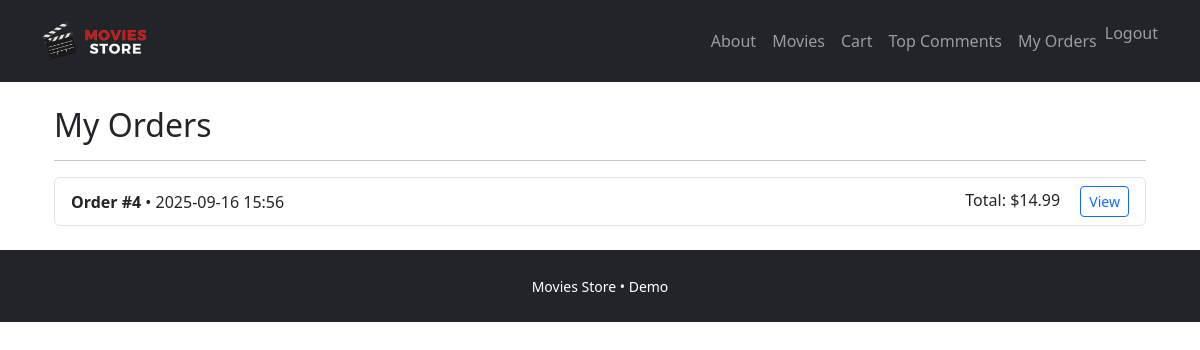
Page /movies/orders/ (signed in) on the committed database.
### movies/models.py (models this page shows, shortened)
class Order(models.Model):
    user = models.ForeignKey(settings.AUTH_USER_MODEL, on_delete=models.CASCADE, related_name="orders")
    created_at = models.DateTimeField(auto_now_add=True)
    @property
    def total(self):
        return sum((it.price or 0) * it.quantity for it in self.items.all())

class OrderItem(models.Model):
    order = models.ForeignKey(Order, on_delete=models.CASCADE, related_name="items")
    movie = models.ForeignKey("Movie", on_delete=models.PROTECT)
    quantity = models.PositiveIntegerField(default=1)
    price = models.DecimalField(max_digits=8, decimal_places=2)

### movies/views.py (the view)
# urls.py: path("orders/", views.my_orders, name="orders"),
@login_required
def my_orders(request):
    orders = (
        request.user.orders.select_related()
        .prefetch_related("items__movie")
        .order_by("-created_at")
    )
    return render(request, "movies/orders.html", {"orders": orders})

### templates/movies/orders.html
{% extends "base.html" %}
{% block content %}
<div class="container">
  <h2>My Orders</h2>
  <hr>
  {% if orders %}
    <ul class="list-group">
      {% for o in orders %}
      <li class="list-group-item d-flex justify-content-between align-items-center">
        <div>
          <b>Order #{{ o.id }}</b> • {{ o.created_at|date:"Y-m-d H:i" }}
        </div>
        <div>
          <span class="me-3">Total: ${{ o.total }}</span>
          <a class="btn btn-sm btn-outline-primary" href="{% url 'movies:order_detail' o.id %}">View</a>
        </div>
      </li>
      {% endfor %}
    </ul>
  {% else %}
    <p>No orders yet.</p>
  {% endif %}
</div>
{% endblock %}

### moviesstore/static/css/style.css (style rules this page uses)
body { font-family: system-ui, -apple-system, Segoe UI, Roboto, Arial, sans-serif; }

### rows in the picture
Order: id "4", created_at "2025-09-16 15:56", total "14.99"
